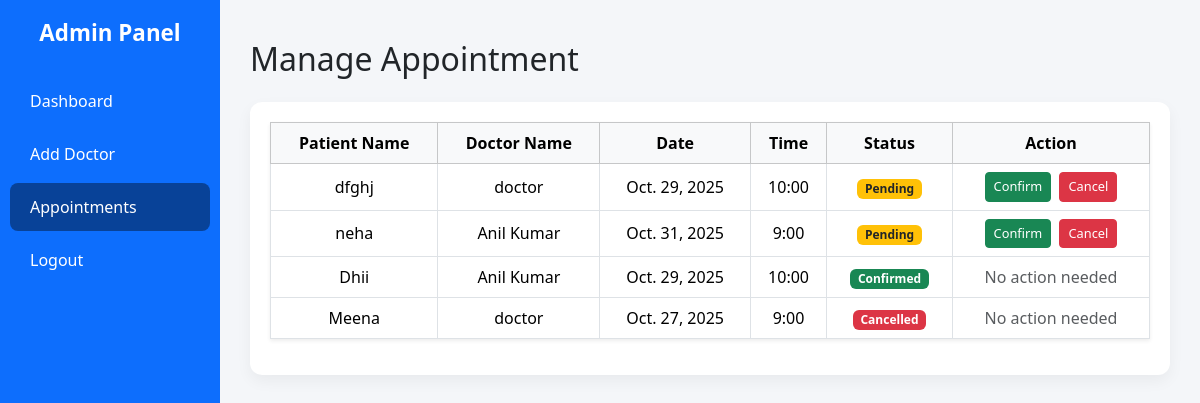
Page /manage_appointment/ (signed in) on the committed database.
### hospital_appointment_app/models.py (models this page shows, shortened)
class Appointment(models.Model):
    user = models.ForeignKey(User, on_delete=models.CASCADE, null=True, blank=True)
    patient_name = models.CharField(max_length=100)
    doctor = models.ForeignKey(Doctor, on_delete=models.CASCADE)
    date = models.DateField()
    time_slot = models.CharField(max_length=50)
    status = models.CharField(max_length=20, default='Pending')
    created_at = models.DateTimeField(auto_now_add=True)

class Doctor(models.Model):
    name =  models.CharField(max_length=25)
    specialty = models.CharField(max_length=30)
    available_time = models.DateTimeField()

### hospital_appointment_app/views.py (the view)
# urls.py: path('manage_appointment/', views.manage_appointment, name='manage_appointment'),
@login_required
def manage_appointment(request):
    requests_list = Appointment.objects.all().order_by('-created_at')
    return render(request, 'manage_appointment.html', {'requests': requests_list})

### hospital_appointment_app/templates/manage_appointment.html (shortened to what this page needs)
<!DOCTYPE html>
<html lang="en">
<head>
    <link href="https://cdn.jsdelivr.net/npm/bootstrap@5.3.3/dist/css/bootstrap.min.css" rel="stylesheet">
</head>
<body>
<div class="sidebar">
    <h4>Admin Panel</h4>
    <a href="{% url 'dashboard' %}">Dashboard</a>
    <a href="{% url 'doctors' %}">Add Doctor</a>
    <a class="active" href="{% url 'manage_appointment' %}">Appointments</a>
    <a href="{% url 'logout' %}" onclick="return confirmLogout()">Logout</a>
</div>
<div class="main-content">
    <h2 class="mb-4">Manage Appointment</h2>
    <div class="table-responsive">
        <table class="table table-bordered text-center align-middle shadow-sm">
            <thead class="table-light">
                <tr>
                    <th>Patient Name</th>
                    <th>Doctor Name</th>
                    <th>Date</th>
                    <th>Time</th>
                    <th>Status</th>
                    <th>Action</th>
                </tr>
            </thead>
            <tbody>
                {% for appointment in requests %}
                <tr>
                    <td>{{ appointment.patient_name }}</td>
                    <td>{{ appointment.doctor.name }}</td>
                    <td>{{ appointment.date }}</td>
                    <td>{{ appointment.time_slot }}</td>
                    <td>
                        {% if appointment.status == 'Confirmed' %}
                            <span class="badge bg-success">Confirmed</span>
                        {% elif appointment.status == 'Cancelled' %}
                            <span class="badge bg-danger">Cancelled</span>
                        {% else %}
                            <span class="badge bg-warning text-dark">Pending</span>
                        {% endif %}
                    </td>
                    <td>
                        {% if appointment.status == 'Pending' %}
                            <a href="{% url 'approve_request' appointment.id %}" class="btn btn-success btn-sm me-1">Confirm</a>
                            <a href="{% url 'reject_request' appointment.id %}" class="btn btn-danger btn-sm">Cancel</a>
                        {% else %}
                            <span class="text-muted">No action needed</span>
                        {% endif %}
                    </td>
                </tr>
                {% empty %}
                <tr>
                    <td colspan="6" class="text-muted">No appointments found.</td>
                </tr>
                {% endfor %}
            </tbody>
        </table>
    </div>
</div>
</body>
</html>

### hospital_appointment_app/templates/manage_appointment.html (style rules this page uses)
body { min-height: 100vh; font-family: 'Segoe UI', sans-serif; background-color: #f4f6f9; margin: 0; }
.sidebar { width: 220px; height: 100vh; position: fixed; top: 0; left: 0; background-color: #0d6efd; color: #fff; padding-top: 20px; overflow-y: auto; }
.sidebar h4 { margin-bottom: 30px; font-weight: bold; text-align: center; font-size: 1.4rem; }
.sidebar a { color: #fff; display: block; padding: 12px 20px; text-decoration: none; border-radius: 8px; margin: 5px 10px; transition: 0.3s; }
.sidebar a:hover, .sidebar a.active { background-color: #084298; font-weight: 500; }
.main-content { margin-left: 220px; padding: 40px 30px; }
.main-content table th, .main-content table td { vertical-align: middle; }
.main-content table th { font-weight: 600; }
.main-content .btn-sm { padding: 0.25rem 0.5rem; font-size: 0.8rem; }
.main-content .table-responsive { background-color: #fff; padding: 20px; border-radius: 12px; box-shadow: 0 6px 15px rgba(0,0,0,0.05); }

### rows in the picture
Appointment: patient_name "dfghj", doctor.name "doctor", date "Oct. 29, 2025", time_slot "10:00", status "Pending"
Appointment: patient_name "neha", doctor.name "Anil Kumar", date "Oct. 31, 2025", time_slot "9:00", status "Pending"
Appointment: patient_name "Dhii", doctor.name "Anil Kumar", date "Oct. 29, 2025", time_slot "10:00", status "Confirmed"
Appointment: patient_name "Meena", doctor.name "doctor", date "Oct. 27, 2025", time_slot "9:00", status "Cancelled"
